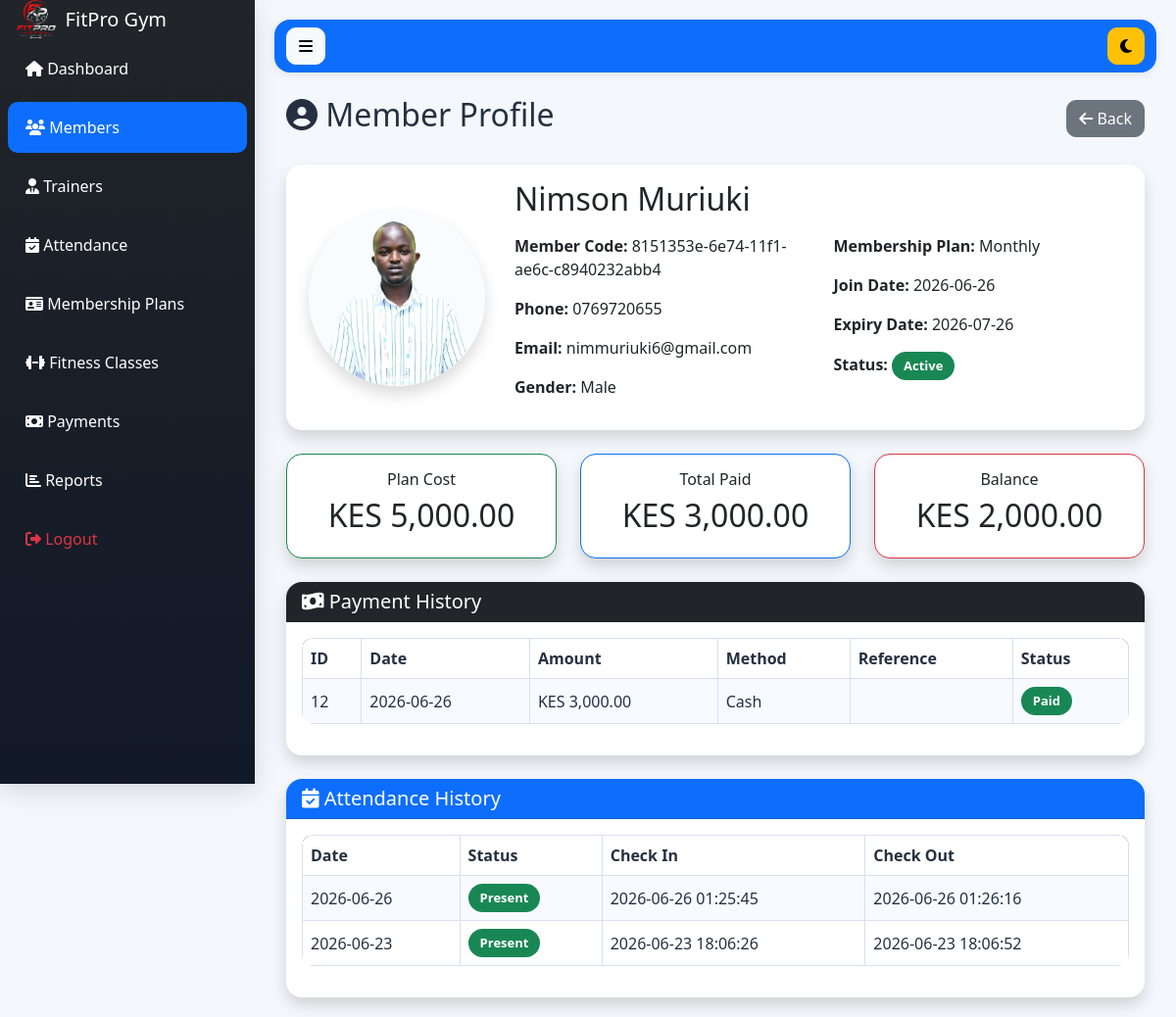
The app's page /admin/member_profile.php?id=4 (signed in) with its own data.
### tables this page shows
CREATE TABLE `members` (
  `id` int(11) NOT NULL,
  `member_code` varchar(50) DEFAULT NULL,
  `fullname` varchar(100) DEFAULT NULL,
  `gender` enum('Male','Female') DEFAULT NULL,
  `dob` date DEFAULT NULL,
  `phone` varchar(20) DEFAULT NULL,
  `email` varchar(100) DEFAULT NULL,
  `address` text DEFAULT NULL,
  `emergency_contact` varchar(20) DEFAULT NULL,
  `plan_id` int(11) DEFAULT NULL,
  `join_date` date DEFAULT NULL,
  `expiry_date` date DEFAULT NULL,
  `photo` varchar(255) DEFAULT NULL,
  `status` enum('Active','Expired','Suspended') DEFAULT 'Active',
  `plan_amount` decimal(10,2) DEFAULT 0.00,
  `amount_paid` decimal(10,2) DEFAULT 0.00,
  `balance` decimal(10,2) DEFAULT 0.00
);

CREATE TABLE `membership_plans` (
  `id` int(11) NOT NULL,
  `plan_name` varchar(100) DEFAULT NULL,
  `duration` int(11) DEFAULT NULL,
  `price` decimal(10,2) DEFAULT NULL,
  `description` text DEFAULT NULL,
  `benefits` text DEFAULT NULL,
  `duration_days` int(11) NOT NULL DEFAULT 30
);

CREATE TABLE `payments` (
  `id` int(11) NOT NULL,
  `member_id` int(11) DEFAULT NULL,
  `amount` decimal(10,2) DEFAULT NULL,
  `payment_date` date DEFAULT NULL,
  `payment_method` varchar(50) DEFAULT NULL,
  `reference_number` varchar(100) DEFAULT NULL,
  `status` enum('Paid','Pending','Failed') DEFAULT 'Paid',
  `created_at` timestamp NOT NULL DEFAULT current_timestamp()
);

CREATE TABLE `attendance` (
  `id` int(11) NOT NULL,
  `member_id` int(11) DEFAULT NULL,
  `check_in` datetime DEFAULT NULL,
  `check_out` datetime DEFAULT NULL,
  `attendance_date` date DEFAULT NULL,
  `status` enum('Present','Absent') NOT NULL DEFAULT 'Present',
  `created_at` timestamp NOT NULL DEFAULT current_timestamp()
);

### admin/member_profile.php (the view, shortened to what this page needs)
<?php
include '../config/database.php';
$id = intval($_GET['id']);
$stmt = $conn->prepare("
SELECT
m.*,
p.plan_name
FROM members m
LEFT JOIN membership_plans p
ON m.plan_id = p.id
WHERE m.id=?
");
$stmt->bind_param("i",$id);
$stmt->execute();
$result = $stmt->get_result();
$member = $result->fetch_assoc();
include '../includes/header.php';
?>
<div class="d-flex">
<?php include '../includes/sidebar.php'; ?>
<div class="content flex-grow-1">
<?php include '../includes/navbar.php'; ?>
<div class="container-fluid mt-4">
<div class="d-flex justify-content-between align-items-center mb-4">
<h2>
<i class="fa fa-user-circle"></i>
Member Profile
</h2>
<a href="members.php" class="btn btn-secondary">
<i class="fa fa-arrow-left"></i>
Back
</a>
</div>
<div class="card shadow border-0 mb-4">
<div class="card-body">
<div class="row align-items-center">
<div class="col-md-3 text-center">
<?php if(!empty($member['photo'])): ?>
<img
src="../assets/images/<?= $member['photo'] ?>"
class="img-fluid rounded-circle shadow"
style="width:180px;height:180px;object-fit:cover;">
<?php else: ?>
<img
src="https://via.placeholder.com/180"
class="img-fluid rounded-circle shadow">
<?php endif; ?>
</div>
<div class="col-md-9">
<h2 class="mb-3">
<?= htmlspecialchars($member['fullname']) ?>
</h2>
<div class="row">
<div class="col-md-6">
<p>
<strong>Member Code:</strong>
<?= $member['member_code'] ?>
</p>
<p>
<strong>Phone:</strong>
<?= htmlspecialchars($member['phone']) ?>
</p>
<p>
<strong>Email:</strong>
<?= htmlspecialchars($member['email']) ?>
</p>
<p>
<strong>Gender:</strong>
<?= $member['gender'] ?>
</p>
</div>
<div class="col-md-6">
<p>
<strong>Membership Plan:</strong>
<?= $member['plan_name'] ?>
</p>
<p>
<strong>Join Date:</strong>
<?= $member['join_date'] ?>
</p>
<p>
<strong>Expiry Date:</strong>
<?= $member['expiry_date'] ?>
</p>
<p>
<strong>Status:</strong>
<?php if($member['status']=='Active'): ?>
<span class="badge bg-success">
Active
</span>
<?php elseif($member['status']=='Expired'): ?>
<span class="badge bg-danger">
Expired
</span>
<?php else: ?>
<span class="badge bg-warning">
<?= $member['status'] ?>
</span>
<?php endif; ?>
</p>
</div>
</div>
</div>
</div>
</div>
</div>
<div class="row mb-4">
<div class="col-md-4">
<div class="card shadow border-success">
<div class="card-body text-center">
<h6>Plan Cost</h6>
<h2>
KES <?= number_format($member['plan_amount'],2) ?>
</h2>
</div>
</div>
</div>
<div class="col-md-4">
<div class="card shadow border-primary">
<div class="card-body text-center">
<h6>Total Paid</h6>
<h2>
KES <?= number_format($member['amount_paid'],2) ?>
</h2>
</div>
</div>
</div>
<div class="col-md-4">
<div class="card shadow border-danger">
<div class="card-body text-center">
<h6>Balance</h6>
<h2>
KES <?= number_format($member['balance'],2) ?>
</h2>
</div>
</div>
</div>
</div>
<?php
$payments = $conn->query("
SELECT *
FROM payments
WHERE member_id = $id
ORDER BY id DESC
");
?>
<div class="card shadow border-0 mb-4">
<div class="card-header bg-dark text-white">
<h5 class="mb-0">
<i class="fa fa-money-bill-wave"></i>
Payment History
</h5>
</div>
<div class="card-body">
<table class="table table-bordered table-striped">
<thead>
<tr>
<th>ID</th>
<th>Date</th>
<th>Amount</th>
<th>Method</th>
<th>Reference</th>
<th>Status</th>
</tr>
</thead>
<tbody>
<?php while($payment = $payments->fetch_assoc()): ?>
<tr>
<td><?= $payment['id'] ?></td>
<td><?= $payment['payment_date'] ?></td>
<td>
KES <?= number_format($payment['amount'],2) ?>
</td>
<td><?= $payment['payment_method'] ?></td>
<td><?= $payment['reference_number'] ?></td>
<td>
<?php if($payment['status']=='Paid'): ?>
<span class="badge bg-success">
Paid
</span>
<?php elseif($payment['status']=='Pending'): ?>
<span class="badge bg-warning">
Pending
</span>
<?php else: ?>
<span class="badge bg-danger">
Failed
</span>
<?php endif; ?>
</td>
</tr>
<?php endwhile; ?>
</tbody>
</table>
</div>
</div>
<?php
$attendance = $conn->query("
SELECT *
FROM attendance
WHERE member_id = $id
ORDER BY attendance_date DESC
");
?>
<div class="card shadow border-0">
<div class="card-header bg-primary text-white">
<h5 class="mb-0">
<i class="fa fa-calendar-check"></i>
Attendance History
</h5>
</div>
<div class="card-body">
<table class="table table-bordered table-striped">
<thead>
<tr>
<th>Date</th>
<th>Status</th>
<th>Check In</th>
<th>Check Out</th>
</tr>
</thead>
<tbody>
<?php while($row = $attendance->fetch_assoc()): ?>
<tr>
<td><?= $row['attendance_date'] ?></td>
<td>
<?php if($row['status']=='Present'): ?>
<span class="badge bg-success">
Present
</span>
<?php else: ?>
<span class="badge bg-danger">
Absent
</span>
<?php endif; ?>
</td>
<td><?= $row['check_in'] ?></td>
<td><?= $row['check_out'] ?></td>
</tr>
<?php endwhile; ?>
</tbody>
</table>
</div>
</div>
</div>
</div>
</div>
<?php include '../includes/footer.php'; ?>

### assets/css/style.css (style rules this page uses)
:root { --primary:#0d6efd; --secondary:#6c757d; --success:#198754; --danger:#dc3545; --warning:#ffc107; --info:#0dcaf0; --dark:#212529; --light:#f8f9fa; --white:#ffffff; --shadow-sm:0 2px 10px rgba(0,0,0,.08); --shadow-md:0 8px 25px rgba(0,0,0,.12); --shadow-lg:0 15px 35px rgba(0,0,0,.15); --radius:16px; }
* { margin:0; padding:0; box-sizing:border-box; }
html { scroll-behavior:smooth; }
body { font-family:'Segoe UI',sans-serif; background:#f4f7fb; color:#243041; overflow-x:hidden; }
a { color:#0d6efd; }
.content { margin-left:260px; width:calc(100% - 260px); padding:20px; }
.card { border:1px solid rgba(15,23,42,.08); border-radius:var(--radius); box-shadow:var(--shadow-sm); overflow:hidden; transition:.3s ease; background:white; }
.card-header { font-weight:600; }
.btn { border-radius:10px; transition:.3s; }
.table { border-radius:12px; overflow:hidden; --bs-table-bg:#ffffff; --bs-table-color:#243041; --bs-table-striped-bg:#f7faff; --bs-table-striped-color:#243041; --bs-table-hover-bg:#eef5ff; --bs-table-hover-color:#243041; --bs-table-border-color:#d7e0ee; }
.table thead { background:#212529; color:white; }
.table tbody tr { transition:.2s; }
.table td, .table th { vertical-align:middle; }
.badge { padding:8px 12px; border-radius:30px; font-size:13px; }
img { max-width:100%; }

### records on screen
members: photo (picture), fullname "Nimson Muriuki", member_code "8151353e-6e74-11f1-ae6c-c8940232abb4", phone "0769720655", email "nimmuriuki6@gmail.com", gender "Male", plan.plan_name "Monthly", join_date "2026-06-26", expiry_date "2026-07-26", plan_amount "5,000.00", amount_paid "3,000.00", balance "2,000.00"
payments: id "12", payment_date "2026-06-26", amount "3,000.00", payment_method "Cash", status "Paid"
attendance: attendance_date "2026-06-26", status "Present", check_in "2026-06-26 01:25:45", check_out "2026-06-26 01:26:16"
attendance: attendance_date "2026-06-23", status "Present", check_in "2026-06-23 18:06:26", check_out "2026-06-23 18:06:52"
